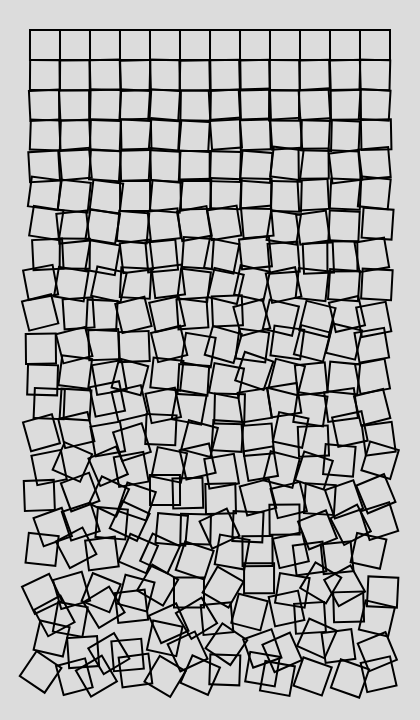
Frame 1 (no input)
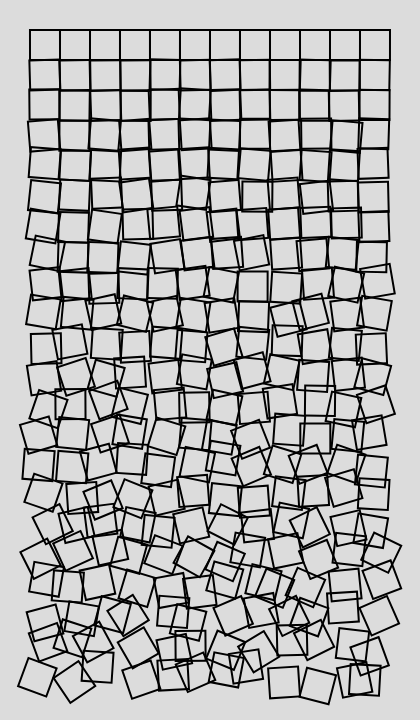
Frame 2 (the mouse pressed at the canvas centre, redrawn once)

The p5.js sketch that drew these frames (run headless with seeded random() and noise() and a simulated clock; the mouse was pressed at the canvas centre and the sketch redrawn once):

// p5.js sketch
// ── sketch.js
// Schotter by Georg Nees (1968)
let cols = 14; // 12 columns + 2 spaces for margin
let rows = 24; // 22 columns + 2 spaces for margin
const size = 30; // square size
function setup() {
  createCanvas(cols * size, rows * size);
  noFill();
  noLoop();
  stroke(0);
  strokeWeight(2);
  rectMode(CENTER);
}

function draw() {
  background(220);
  translate(size + size / 2, size + size / 2);
  for (let r = 0; r < rows - 2; r++) {
    push();
    for (let c = 0; c < cols - 2; c++) {
      push();
      rotate(map(r, 0, 21, 0.001, 0.4) * random(-PI / 2, PI / 2));
      translate(
        map(r, 0, 21, 0.001, 0.5) * random(-20, 20),
        map(r, 0, 21, 0.001, 0.5) * random(-20, 20)
      );
      rect(0, 0, size, size);
      pop();
      translate(size, 0);
    }
    pop();
    translate(0, size);
  }
}
